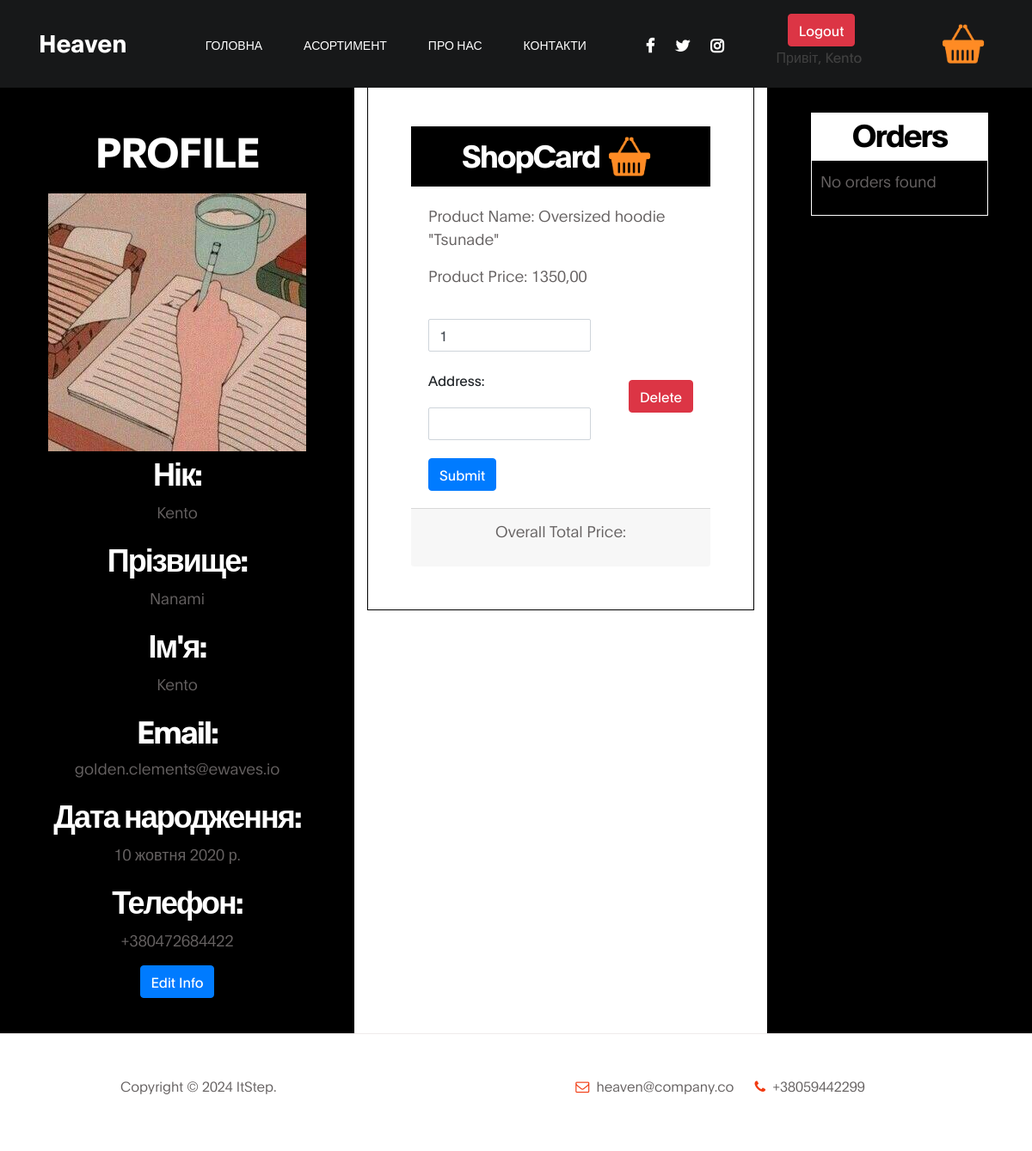
Screenshot of /profile/ (signed in) with the database file from the repository.
### shop/models.py (models this page shows, shortened)
class UserProfile(models.Model):
    user = models.OneToOneField(settings.AUTH_USER_MODEL, on_delete=models.CASCADE, related_name='profile', verbose_name='user')
    first_name = models.CharField(max_length=30, blank=True, null=True, verbose_name='First Name')
    last_name = models.CharField(max_length=30, blank=True, null=True, verbose_name='Last Name')
    email = models.EmailField(max_length=500, blank=True, verbose_name='Email')
    phone = models.CharField(max_length=30, blank=True, null=True, verbose_name='Phone')
    password = models.CharField(max_length=30, blank=True, null=True, verbose_name='Password')
    birth_date = models.DateField(verbose_name='Date of Birth', default='2020-10-10')
    avatar = models.ImageField(upload_to='media', default="http://placehold.it/600x400", verbose_name='Avatar')
    class Meta:
        verbose_name = 'User Profile'
        verbose_name_plural = 'User Profiles'

class ShopCard(models.Model):
    product_name = models.CharField(max_length=255)
    product_price = models.DecimalField(max_digits=10, decimal_places=2)
    product_amount = models.IntegerField()
    customer_profile = models.ForeignKey(UserProfile, on_delete=models.CASCADE, related_name='shop_cards', verbose_name='Customer Profile')
    items = models.OneToOneField(Clothes, related_name='shop_cards', verbose_name='Items in ShopCard', on_delete=models.CASCADE, blank=True, null=True)
    class Meta:
        verbose_name = 'Shop Card'
        verbose_name_plural = 'Shop Cards'

### shop/views.py (the view)
# urls.py: path('profile/', views.view_profile, name='profile'),
@login_required
def view_profile(request):
    try:
        user_profile = request.user.profile
        us_pr = UserProfile.email
        orders = Order.objects.all()
        try:
            shop_card = ShopCard.objects.filter(customer_profile=user_profile)
        except ShopCard.DoesNotExist:
            shop_card = None
        context = {'user_profile': user_profile, 'orders': orders, 'shop_card': shop_card}
        return render(request, 'shop/profile.html', context)
    except UserProfile.DoesNotExist:
        return render(request, 'shop/profile.html')

### templates/shop/profile.html (shortened to what this page needs)
<!DOCTYPE html>
<html lang="en">
<head>
    {% load static %}
    {% load custom_filters %}
    <link rel="stylesheet" href="https://stackpath.bootstrapcdn.com/bootstrap/4.5.2/css/bootstrap.min.css">
     <link rel="stylesheet" href="{% static 'shop/css/bootstrap.min.css' %}">
     <link rel="stylesheet" href="{% static 'shop/css/font-awesome.min.css' %}">
     <link rel="stylesheet" href="{% static 'shop/css/aos.css' %}">
     <link rel="stylesheet" href="{% static 'shop/css/tooplate-gymso-style.css' %}">
</head>
<body data-spy="scroll" data-target="#navbarNav" data-offset="50">
{% include 'shop/nav.html' %}
{% if user.is_authenticated %}
<div style="display: flex; justify-content: space-around; padding-top: 80px;">
    <div style="flex: 1;border: 1px solid black; padding: 40px;background-color: black; color: white">
        <div class="container" style="text-align: center;">
            <h1>Profile</h1>
            <img class="img-responsive" src="{{ user_profile.avatar.url }}" alt="Avatar" width="300" height="300">
            <h2>Нік:</h2><p>{{ user_profile.user }}</p>
            <h2>Прізвище:</h2><p>{{ user_profile.first_name }}</p>
            <h2>Ім'я:</h2><p>{{ user_profile.last_name }}</p>
            <h2>Email:</h2><p>{{ user_profile.email }}</p>
            <h2>Дата народження:</h2><p>{{ user_profile.birth_date }}</p>
            <h2>Телефон:</h2><p>{{ user_profile.phone }}</p>
            <a href="{% url 'edit' %}" class="btn btn-primary">Edit Info</a>
        </div>
    </div>
    <div class="container mt-3" style="width: 40%;">
        <div style="flex: 1;border: 1px solid black; padding: 50px;">
            <div style="display: flex;justify-content:center;align-items:center;background-color: black; color: white">
                <h2>ShopCard</h2>
                <img src="{% static 'shop/images/class/shop.png' %}" alt="shopcard" class="img-fluid" style="max-width: 70px;">
            </div>
            {% for one_shop_card in shop_card %}
                <div class="card-body">
                    {% if shop_card %}
                        <p>Product Name: {{ one_shop_card.product_name }}</p>
                        <p>Product Price: {{ one_shop_card.product_price }}</p>
                    <div style="display:flex">
                        <form method="post" action="{% url 'create_order' %}" class="form-inline">
                            <input name="product_amount" type="text" value="{{ one_shop_card.product_amount }}" class="form-control mr-2">
                            <label for="address" class="mr-2">Address:</label>
                            <input name="address" type="text" value="{{ order.address }}" class="form-control mr-2">
                            <button type="submit" class="btn btn-primary">Submit</button>
                        </form>
                        <form method="post" action="{% url 'delete_card' %}" class="form-inline">
                            <button type="submit" class="btn btn-danger ml-2">Delete</button>
                        </form>
                    </div>
                    {% else %}
                        <p>No ShopCard found</p>
                    {% endif %}
                </div>
            {% endfor %}
            <div class="card-footer text-center">
                <p>Overall Total Price: </p>
            </div>
        </div>
    </div>
    <div style="flex: 1;border: 1px solid black; padding: 50px;background-color: black; color: white">
        <div style="display: flex;justify-content:center;align-items:center;background-color: white; color: black">
            <h2>Orders</h2>
        </div>
        <div style="padding-top: 20px;border: 1px solid white;padding: 10px">
            {% if user_profile.orders.all %}
                {% for order in user_profile.orders.all %}
                    <p>Order ID: {{ order.id }}</p>
                    <p>Order Date: {{ order.order_date }}</p>
                    <p>Order Items:</p>
                    <ul>
                        {% for product_name in order.item_names|split_comma %}
                            <li>
                                <p>Product Name: {{ product_name }}</p>
                                <p>Product Amount: {{ order.product_amount }}</p>
                            </li>
                        {% endfor %}
                    </ul>
                    <p>Total Price: {{ order.total_price }}</p>
                    {% if order.is_completed %}
                        <p>Status: Completed</p>
                    {% else %}
                        <p>Status: Виконується</p>
                    {% endif %}
                    <p>Address: {{ order.address }} </p>
                    <hr style="background-color: white">
                {% endfor %}
            {% else %}
                <p>No orders found</p>
            {% endif %}
        </div>
    </div>
</div>
{% else %}
    <div class="container" style="text-align: center;">
        <p>No profile found</p>
    </div>
{% endif %}
{% include 'shop/footer.html' %}
</body>
</html>

### templates/shop/nav.html (shortened to what this page needs)
<nav class="navbar navbar-expand-lg fixed-top" style="position: fixed; top: 0; width: 100%; z-index: 1000;">
        <div class="container">
            <a class="navbar-brand" href="{% url 'index' %}">Heaven</a>
            <div class="collapse navbar-collapse" id="navbarNav">
                <ul class="navbar-nav ml-lg-auto">
                    <li class="nav-item">
                        <a href="{% url 'index' %}" class="nav-link smoothScroll">Головна</a>
                    </li>
                    <li class="nav-item">
                        <a href="{% url 'clothes' %}" class="nav-link smoothScroll">Асортимент</a>
                    </li>
                    <li class="nav-item">
                        <a href="{% url 'about' %}" class="nav-link smoothScroll">Про нас</a>
                    </li>
                    <li class="nav-item">
                        <a href="{% url 'contacts' %}" class="nav-link smoothScroll">Контакти</a>
                    </li>
                </ul>
                <ul class="social-icon ml-lg-3" style="padding-left:19px">
                    <li><a href="#" class="fa fa-facebook"></a></li>
                    <li><a href="#" class="fa fa-twitter"></a></li>
                    <li><a href="#" class="fa fa-instagram"></a></li>
                </ul>
            </div>
            <div class="collapse navbar-collapse" id="login">
                <ul class="navbar-nav ml-lg-auto">
                    {% include 'shop/toggle_login.html' %}
                </ul>
            </div>
        </div>
</nav>

### templates/shop/toggle_login.html (shortened to what this page needs)
{% load static %}
{% if user.is_authenticated %}
    <div class="navbar-form navbar-right">
        <form method="post" action="{% url 'blog_logout' %}" style="display: inline; padding-left:10%">
            <button type="submit" class="btn btn-danger">Logout</button>
        </form>
        <a href="{% url 'profile' %}">Привіт, {{ user.username }}</a>
    </div>
    <a href="{% url 'profile' %}" STYLE="width:50%;padding-left:20%"><img style="width:70px" src="{% static 'shop/images/class/shop.png' %}" alt="shopcard"></a>
{% else %}
<div class="navbar-form navbar-right">
        <a href="{% url 'signup' %}" class="btn custom-btn bordered mt-3" data-aos="fade-up" data-aos-delay="700" STYLE="width:100%">Вхід</a>
</div>
{% endif %}

### templates/shop/footer.html
     <footer class="site-footer">
          <div class="container">
               <div class="row">
                    <div class="ml-auto col-lg-4 col-md-5">
                        <p class="copyright-text">Copyright &copy; 2024 ItStep.
                    </div>
                    <div class="d-flex justify-content-center mx-auto col-lg-5 col-md-7 col-12">
                        <p class="mr-4">
                            <i class="fa fa-envelope-o mr-1"></i>
                            <a href="#">heaven@company.co</a>
                        </p>
                        <p><i class="fa fa-phone mr-1"></i> +38059442299</p>
                    </div>
               </div>
          </div>
     </footer>

### static/shop/css/tooplate-gymso-style.css (style rules this page uses)
:root { --primary-color: #f13a11; --white-color: #ffffff; --dark-color: #171819; --about-bg-color: #f9f9f9; --gray-color: #909090; --link-color: #404040; --p-color: #666262; --base-font-family: 'Plain', sans-serif; --font-weight-bold: bold; --font-weight-normal: normal; --font-weight-light: 300; --font-weight-thin: 100; --h1-font-size: 48px; --h2-font-size: 36px; --h3-font-size: 28px; --h4-font-size: 24px; --h5-font-size: 22px; --h6-font-size: 22px; --p-font-size: 18px; --base-font-size: 16px; --menu-font-size: 14px; --border-radius-large: 100%; --border-radius-small: 2px; }
body { background: var(--white-color); font-family: var(--base-font-family); }
h1,h2,h3,h4,h5,h6 { font-weight: var(--font-weight-thin); line-height: normal; }
h1 { font-size: var(--h1-font-size); font-weight: var(--font-weight-bold); letter-spacing: -1px; text-transform: uppercase; margin: 20px 0; }
h2 { font-size: var(--h2-font-size); font-weight: var(--font-weight-bold); letter-spacing: -2px; }
p { color: var(--p-color); font-size: var(--p-font-size); font-weight: var(--font-weight-light); line-height: 1.5em; }
* { -webkit-box-sizing: border-box; -moz-box-sizing: border-box; box-sizing: border-box; }
*::before, *::after { -webkit-box-sizing: border-box; -moz-box-sizing: border-box; box-sizing: border-box; }
a { color: var(--link-color); font-weight: normal; text-decoration: none; transition: all 0.3s ease; }
.navbar { background: var(--dark-color); padding: 1rem; }
.navbar-expand-lg .navbar-nav .nav-link { padding-right: 1.5rem; padding-left: 1.5rem; }
.navbar-brand { color: var(--white-color); font-size: var(--h3-font-size); font-weight: var(--font-weight-bold); line-height: normal; padding-top: 0; }
.nav-item .nav-link { display: block; color: var(--white-color); font-size: var(--menu-font-size); font-weight: var(--font-weight-normal); text-transform: uppercase; padding: 2px 6px; }
.navbar .social-icon li a { color: var(--white-color); }
.form-control { border-radius: var(--border-radius-small); margin: 1.3rem 0; }
.site-footer { border-top: 1px solid #efebeb; padding: 3rem 0; }
.site-footer a { color: var(--p-color); font-weight: var(--font-weight-light); }
.site-footer p { font-size: var(--base-font-size); }
.contact .fa, .site-footer .fa { color: var(--primary-color); }
.social-icon { position: relative; padding: 0; margin: 5px 0 0 0; }
.social-icon li { display: inline-block; list-style: none; }
.social-icon li a { text-decoration: none; display: inline-block; color: var(--p-color); font-size: var(--p-font-size); font-weight: var(--font-weight-bold); margin: 5px 10px; text-align: center; }

### rows the page displays
UserProfile: avatar (picture), user "Kento", first_name "Nanami", last_name "Kento", email "golden.clements@ewaves.io", birth_date "10 жовтня 2020 р.", phone "+380472684422"
ShopCard: product_name "Oversized hoodie \"Tsunade\"", product_price "1350,00", product_amount "1"

### other values shown
{{ user.username }} "Kento"
